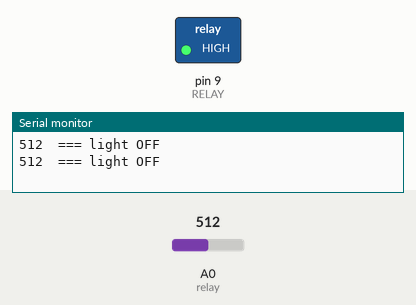
The sketch below on a simulated Arduino Uno, built with avr-gcc and run on an emulated ATmega328P. Shown: switched loads named in the sketch (green lamp = pin HIGH), the last lines printed to the serial monitor. Inputs (shaded band) come from the test bench; at power-on: A0 (relay) = 512.

Above: at 1.3 s.
1.4 s: A0 (relay) set to 1000
2.9 s: A0 (relay) set to 1021
At 3.9 s:
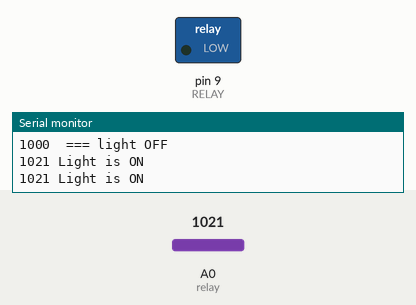
5.0 s: A0 (relay) set to 900
At 5.5 s:
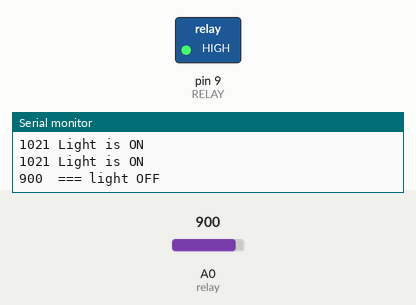
6.5 s: A0 (relay) set to 1023
At 7.9 s:
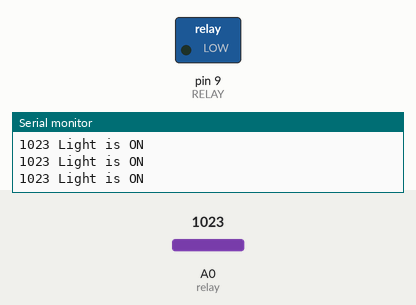
Timing chart, 0 to 9.0 s (numbered marks = the images above; inputs shaded):
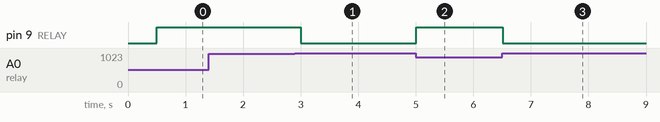

Measured:
- the behaviour switches between 1014 and 1015 on A0 (relay) (found by bisection; images 0 and 1)
- after the input at 2.9 s, pin 9 (RELAY): HIGH → LOW after 0.10 s
- after the input at 5.0 s, pin 9 (RELAY): LOW → HIGH at once
- after the input at 6.5 s, pin 9 (RELAY): HIGH → LOW at once

The sketch:

ldr_relay_control.ino
```cpp
#define LIGHT 2 // pin 2 - sensor
#define RELAY 9 // pin 9 - relay


/*
   true - digital and control the sensitivity with potentiometer on the module
   false - control A0 value
*/
boolean digital = false;


unsigned int LightValue = 1015;   // LightValue to determine at what value the realy should be ON

void setup() {
  Serial.begin(9600);            //to display information
  pinMode(LIGHT, INPUT_PULLUP);  // define pin as INPUT for sensor
  pinMode(RELAY, OUTPUT);        // define pin as OUTPUT for relay
}

void loop() {
  delay(500);
  relay();
}

void relay() {
   if(digital == true) {
    int L =digitalRead(LIGHT);   // read the sensor
     if(L == 1){
        Serial.println(" light is ON");
        digitalWrite(RELAY,LOW);
      }else{
         Serial.println("  === light is OFF");
         digitalWrite(RELAY,HIGH);
      }
   } else {
    int a0Value = analogRead(A0);

      if( a0Value >= LightValue){
        Serial.print(analogRead(A0));
        Serial.println(" Light is ON");
        digitalWrite(RELAY, LOW);
      }else{
         Serial.print(analogRead(A0));
         Serial.println("  === light OFF");
         digitalWrite(RELAY, HIGH);
      }
   }
}
```
